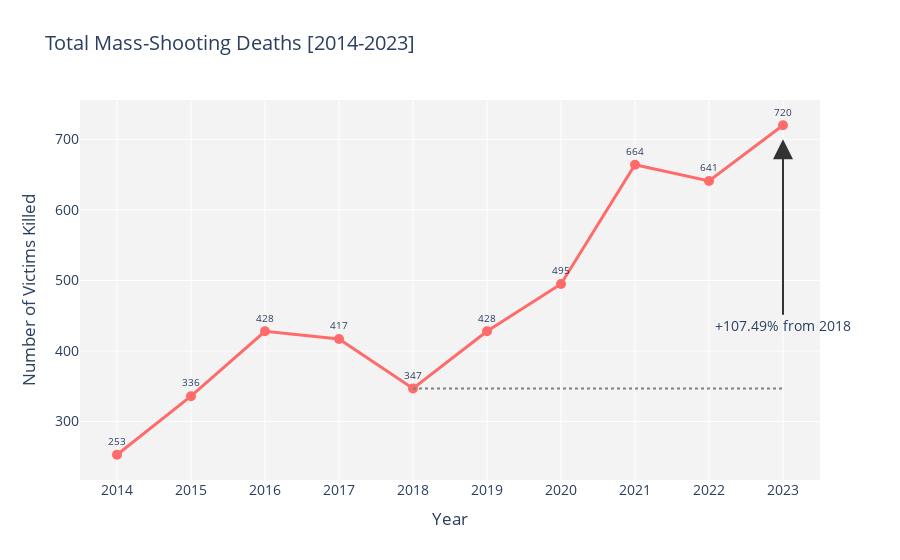
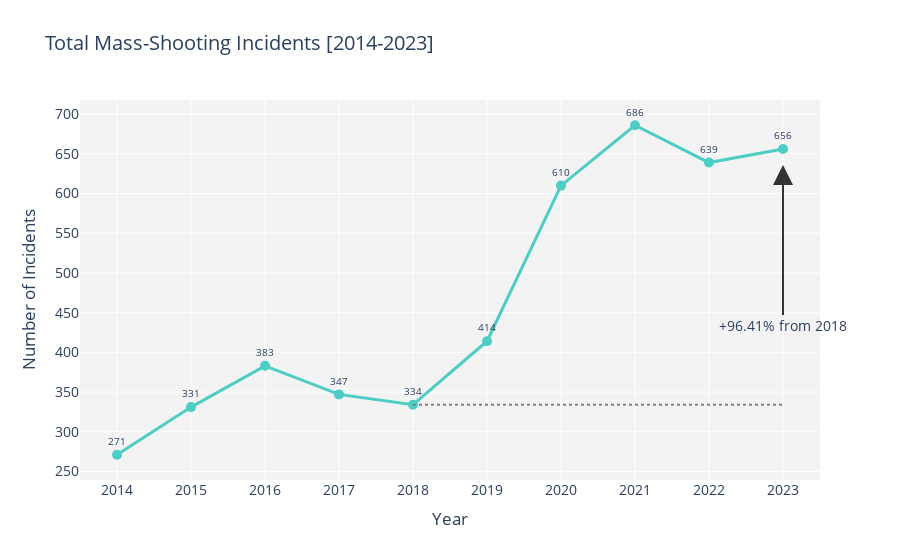

The notebook cell these images were saved under, in order:
### Markdown cell above
# Total Mass-Shooting Incidents and Deaths [2014-2023]

### Code cell
# Load the CSV file
data = pd.read_csv('ProcessedGunData.csv')
assert(len(data) > 0)
# Convert 'dates_proccessed' to datetime format and extract the year
data['Year'] = pd.to_datetime(data['dates_proccessed']).dt.year

# Aggregate totals for each year
yearly_victims_killed = data.groupby('Year')['Victims Killed'].sum().reset_index()
yearly_incidents = data.groupby('Year').size().reset_index(name='Incidents')

# Get values for 2018 and 2023
victims_killed_2018 = yearly_victims_killed.loc[yearly_victims_killed['Year'] == 2018, 'Victims Killed'].values[0]
victims_killed_2023 = yearly_victims_killed.loc[yearly_victims_killed['Year'] == 2023, 'Victims Killed'].values[0]
incidents_2018 = yearly_incidents.loc[yearly_incidents['Year'] == 2018, 'Incidents'].values[0]
incidents_2023 = yearly_incidents.loc[yearly_incidents['Year'] == 2023, 'Incidents'].values[0]

# Calculate percentage increases
percent_increase_victims = ((victims_killed_2023 - victims_killed_2018) / victims_killed_2018) * 100
percent_increase_incidents = ((incidents_2023 - incidents_2018) / incidents_2018) * 100

# Plot total victims killed per year
def plotvictims_killed_yr():
    fig1 = go.Figure()
    fig1.add_trace(go.Scatter(
        x=yearly_victims_killed['Year'], 
        y=yearly_victims_killed['Victims Killed'],
        mode='lines+markers+text',
        text=yearly_victims_killed['Victims Killed'],
        textposition='top center',
        textfont=dict(size=10),
        line=dict(width=3, color='#FF6B6B'),
        marker=dict(size=10, color='#FF6B6B')
    ))
    fig1.add_shape(
        type="line",
        x0=2018, y0=victims_killed_2018,
        x1=2023, y1=victims_killed_2018,
        line=dict(color="Gray", width=2, dash="dot")
    )
    fig1.add_annotation(
        x=2023, y=(victims_killed_2023 - 20) / 1,
        text=f'+{percent_increase_victims:.2f}% from 2018',
        showarrow=True,
        arrowhead=2,
        arrowsize=2,
        arrowwidth=2,
        arrowcolor='#333333',
        ax=0,
        ay=(victims_killed_2023 - victims_killed_2018) / 2,
        valign='middle'
    )
    fig1.update_layout(
        title='Total Mass-Shooting Deaths [2014-2023]',
        xaxis_title='Year',
        yaxis_title='Number of Victims Killed',
        font=dict(size=14),
        plot_bgcolor='rgba(240,240,240,0.8)',
        paper_bgcolor='white',
        hovermode='x unified',
        xaxis=dict(
            tickmode='linear',
            tick0=min(yearly_victims_killed['Year']),
            dtick=1,
            range=[min(yearly_victims_killed['Year'])-0.5, max(yearly_victims_killed['Year'])+0.5]
        )
    )
    fig1.show()

def plot_incidents_yr():
    # Plot total incidents per year
    fig2 = go.Figure()
    fig2.add_trace(go.Scatter(
        x=yearly_incidents['Year'], 
        y=yearly_incidents['Incidents'],
        mode='lines+markers+text',
        text=yearly_incidents['Incidents'],
        textposition='top center',
        textfont=dict(size=10),
        line=dict(width=3, color='#4ECDC4'),
        marker=dict(size=10, color='#4ECDC4')
    ))
    fig2.add_shape(
        type="line",
        x0=2018, y0=incidents_2018,
        x1=2023, y1=incidents_2018,
        line=dict(color="Gray", width=2, dash="dot")
    )
    fig2.add_annotation(
        x=2023, y=(incidents_2023 - 20) / 1,
        text=f'+{percent_increase_incidents:.2f}% from 2018',
        showarrow=True,
        arrowhead=2,
        arrowsize=2,
        arrowwidth=2,
        arrowcolor='#333333',
        ax=0,
        ay=(incidents_2023 - incidents_2018) / 2,
    )
    fig2.update_layout(
        title='Total Mass-Shooting Incidents [2014-2023]',
        xaxis_title='Year',
        yaxis_title='Number of Incidents',
        font=dict(size=14),
        plot_bgcolor='rgba(240,240,240,0.8)',
        paper_bgcolor='white',
        hovermode='x unified',
        xaxis=dict(
            tickmode='linear',
            tick0=min(yearly_incidents['Year']),
            dtick=1,
            range=[min(yearly_incidents['Year'])-0.5, max(yearly_incidents['Year'])+0.5]
    )
    )
    fig2.show()
plotvictims_killed_yr()
plot_incidents_yr()

### Figure 1 — Plotly figure (JSON) as saved in the notebook; plotly's stock layout.template omitted (floating-point values rounded to 4 significant figures)
{"data": [{"line": {"color": "#FF6B6B", "width": 3}, "marker": {"color": "#FF6B6B", "size": 10}, "mode": "lines+markers+text", "text": [253, 336, 428, 417, 347, 428, 495, 664, 641, 720], "textfont": {"size": 10}, "textposition": "top center", "type": "scatter", "x": [2014, 2015, 2016, 2017, 2018, 2019, 2020, 2021, 2022, 2023], "y": [253, 336, 428, 417, 347, 428, 495, 664, 641, 720]}], "layout": {"annotations": [{"arrowcolor": "#333333", "arrowhead": 2, "arrowsize": 2, "arrowwidth": 2, "ax": 0, "ay": 186.5, "showarrow": true, "text": "+107.49% from 2018", "valign": "middle", "x": 2023, "y": 700}], "font": {"size": 14}, "hovermode": "x unified", "paper_bgcolor": "white", "plot_bgcolor": "rgba(240,240,240,0.8)", "shapes": [{"line": {"color": "Gray", "dash": "dot", "width": 2}, "type": "line", "x0": 2018, "x1": 2023, "y0": 347, "y1": 347}], "title": {"text": "Total Mass-Shooting Deaths [2014-2023]"}, "xaxis": {"dtick": 1, "range": [2014.0, 2024.0], "tick0": 2014, "tickmode": "linear", "title": {"text": "Year"}}, "yaxis": {"title": {"text": "Number of Victims Killed"}}}}

### Figure 2 — Plotly figure (JSON) as saved in the notebook; plotly's stock layout.template omitted (floating-point values rounded to 4 significant figures)
{"data": [{"line": {"color": "#4ECDC4", "width": 3}, "marker": {"color": "#4ECDC4", "size": 10}, "mode": "lines+markers+text", "text": [271, 331, 383, 347, 334, 414, 610, 686, 639, 656], "textfont": {"size": 10}, "textposition": "top center", "type": "scatter", "x": [2014, 2015, 2016, 2017, 2018, 2019, 2020, 2021, 2022, 2023], "y": [271, 331, 383, 347, 334, 414, 610, 686, 639, 656]}], "layout": {"annotations": [{"arrowcolor": "#333333", "arrowhead": 2, "arrowsize": 2, "arrowwidth": 2, "ax": 0, "ay": 161, "showarrow": true, "text": "+96.41% from 2018", "x": 2023, "y": 636}], "font": {"size": 14}, "hovermode": "x unified", "paper_bgcolor": "white", "plot_bgcolor": "rgba(240,240,240,0.8)", "shapes": [{"line": {"color": "Gray", "dash": "dot", "width": 2}, "type": "line", "x0": 2018, "x1": 2023, "y0": 334, "y1": 334}], "title": {"text": "Total Mass-Shooting Incidents [2014-2023]"}, "xaxis": {"dtick": 1, "range": [2014.0, 2024.0], "tick0": 2014, "tickmode": "linear", "title": {"text": "Year"}}, "yaxis": {"title": {"text": "Number of Incidents"}}}}
